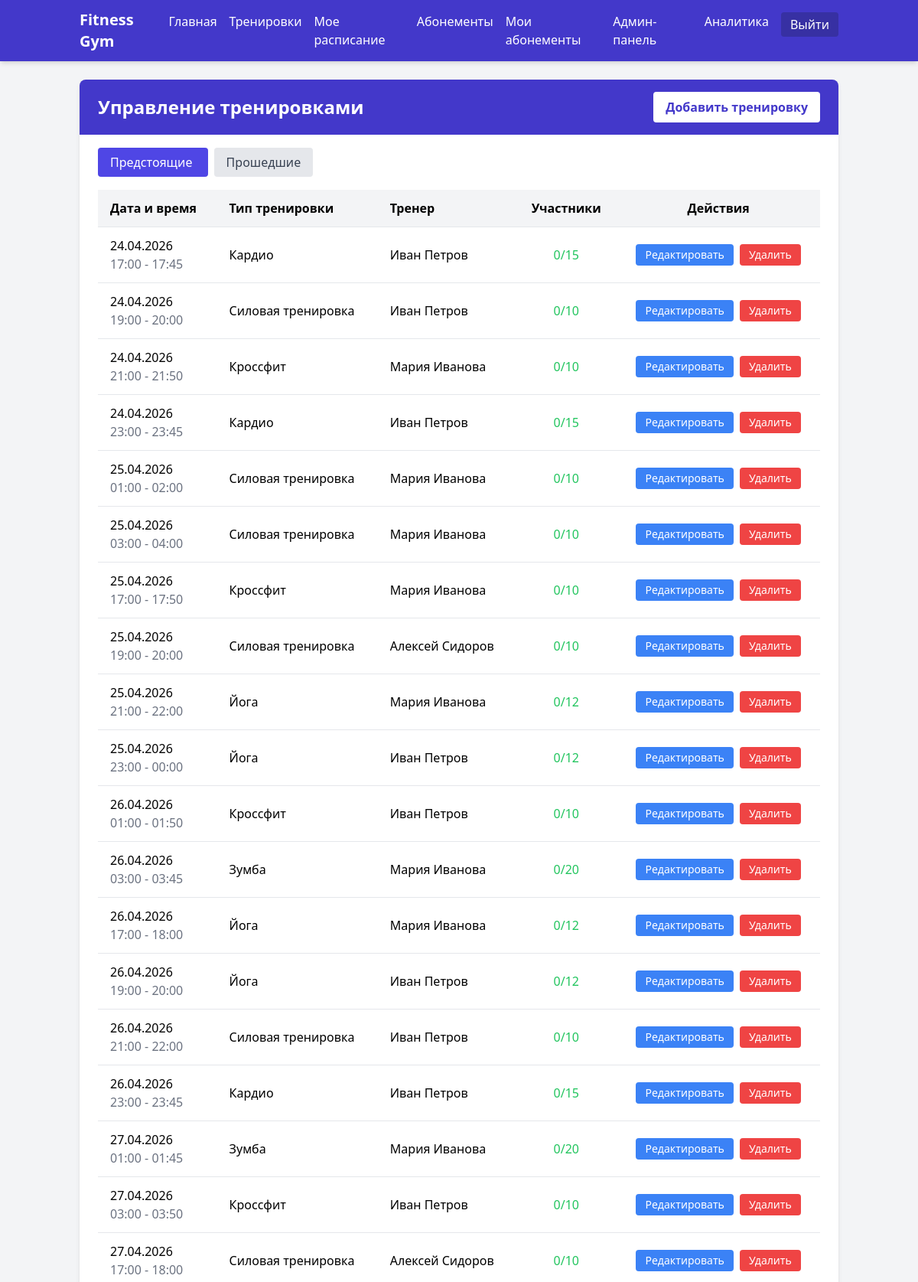
The app's page /admin/workouts (signed in, upper part) with its own data.
### models/models.py (models this page shows, shortened)
class Workout(db.Model):
    __tablename__ = 'workouts'
    id = db.Column(db.Integer, primary_key=True)
    trainer_id = db.Column(db.Integer, db.ForeignKey('trainers.id'), nullable=False)
    workout_type_id = db.Column(db.Integer, db.ForeignKey('workout_types.id'), nullable=False)
    start_time = db.Column(db.DateTime, nullable=False)
    end_time = db.Column(db.DateTime, nullable=False)
    max_participants = db.Column(db.Integer, default=10)
    description = db.Column(db.Text)
    bookings = db.relationship('Booking', backref='workout', lazy=True, cascade="all, delete-orphan")
    @property
    def available_spots(self):
        return self.max_participants - len(self.bookings)
    @property
    def is_full(self):
        return self.available_spots <= 0

class WorkoutType(db.Model):
    __tablename__ = 'workout_types'
    id = db.Column(db.Integer, primary_key=True)
    name = db.Column(db.String(100), nullable=False, unique=True)
    description = db.Column(db.Text)
    workouts = db.relationship('Workout', backref='workout_type', lazy=True)

class Trainer(db.Model):
    __tablename__ = 'trainers'
    id = db.Column(db.Integer, primary_key=True)
    first_name = db.Column(db.String(50), nullable=False)
    last_name = db.Column(db.String(50), nullable=False)
    experience_years = db.Column(db.Integer, default=0)
    specialization = db.Column(db.String(100), nullable=False)
    profile = db.Column(db.Text)
    workouts = db.relationship('Workout', backref='trainer', lazy=True, cascade="all, delete-orphan")

### controllers/admin.py (the view)
@admin_bp.route('/workouts')
@login_required
@admin_required
def admin_workouts():
    filter_type = request.args.get('filter', 'upcoming')
    if filter_type == 'past':
        workouts = Workout.query.filter(
            Workout.start_time < datetime.now()
        ).order_by(Workout.start_time.desc()).all()
    else:  # upcoming
        workouts = Workout.query.filter(
            Workout.start_time >= datetime.now()
        ).order_by(Workout.start_time).all()
    return render_template('admin/workouts/index.html',
                         title='Управление тренировками',
                         workouts=workouts,
                         filter_type=filter_type)

### controllers/admin.py (called while the page is built)
def admin_required(f):
    @wraps(f)
    def decorated_function(*args, **kwargs):
        if not current_user.is_authenticated or not current_user.is_admin:
            abort(403)  # Forbidden
        return f(*args, **kwargs)
    return decorated_function

### templates/admin/workouts/index.html (shortened to what this page needs)
{% extends 'base.html' %}
{% block content %}
    <div class="bg-white rounded-lg shadow-md overflow-hidden">
        <div class="bg-indigo-700 text-white py-4 px-6 flex justify-between items-center">
            <h2 class="text-2xl font-bold">Управление тренировками</h2>
            <a href="{{ url_for('admin.new_workout') }}" class="bg-white text-indigo-700 px-4 py-2 rounded font-semibold hover:bg-indigo-100">
                Добавить тренировку
            </a>
        </div>
        <div class="p-6">
            <div class="mb-6 flex justify-between items-center">
                <div>
                    <a href="{{ url_for('admin.admin_workouts', filter='upcoming') }}"
                       class="px-4 py-2 rounded mr-2 {% if filter_type == 'upcoming' %}bg-indigo-600 text-white{% else %}bg-gray-200 hover:bg-gray-300 text-gray-700{% endif %}">
                        Предстоящие
                    </a>
                    <a href="{{ url_for('admin.admin_workouts', filter='past') }}"
                       class="px-4 py-2 rounded {% if filter_type == 'past' %}bg-indigo-600 text-white{% else %}bg-gray-200 hover:bg-gray-300 text-gray-700{% endif %}">
                        Прошедшие
                    </a>
                </div>
            </div>
            <div class="overflow-x-auto">
                <table class="min-w-full bg-white">
                    <thead class="bg-gray-100">
                        <tr>
                            <th class="py-3 px-4 text-left">Дата и время</th>
                            <th class="py-3 px-4 text-left">Тип тренировки</th>
                            <th class="py-3 px-4 text-left">Тренер</th>
                            <th class="py-3 px-4 text-center">Участники</th>
                            <th class="py-3 px-4 text-center">Действия</th>
                        </tr>
                    </thead>
                    <tbody>
                        {% for workout in workouts %}
                            <tr class="border-t hover:bg-gray-50">
                                <td class="py-3 px-4">
                                    {{ workout.start_time.strftime('%d.%m.%Y') }}<br>
                                    <span class="text-gray-500">{{ workout.start_time.strftime('%H:%M') }} - {{ workout.end_time.strftime('%H:%M') }}</span>
                                </td>
                                <td class="py-3 px-4">{{ workout.workout_type.name }}</td>
                                <td class="py-3 px-4">{{ workout.trainer.first_name }} {{ workout.trainer.last_name }}</td>
                                <td class="py-3 px-4 text-center">
                                    <span class="{% if workout.is_full %}text-red-500{% elif workout.available_spots <= 3 %}text-yellow-500{% else %}text-green-500{% endif %}">
                                        {{ workout.max_participants - workout.available_spots }}/{{ workout.max_participants }}
                                    </span>
                                </td>
                                <td class="py-3 px-4 text-center">
                                    <div class="flex justify-center space-x-2">
                                        <a href="{{ url_for('admin.edit_workout', workout_id=workout.id) }}"
                                           class="bg-blue-500 hover:bg-blue-600 text-white px-3 py-1 rounded text-sm">
                                            Редактировать
                                        </a>
                                        <form action="{{ url_for('admin.delete_workout', workout_id=workout.id) }}" method="post" class="inline" onsubmit="return confirm('Вы уверены, что хотите удалить эту тренировку?');">
                                            <button type="submit" class="bg-red-500 hover:bg-red-600 text-white px-3 py-1 rounded text-sm">
                                                Удалить
                                            </button>
                                        </form>
                                    </div>
                                </td>
                            </tr>
                        {% endfor %}
                    </tbody>
                </table>
            </div>
        </div>
    </div>
{% endblock %}

### records on screen
Workout: start_time "24.04.2026", start_time "17:00", end_time "17:45", workout_type.name "Кардио", trainer.first_name "Иван", trainer.last_name "Петров", workout.max_participants-workout.available_spots "0", max_participants "15"
Workout: start_time "24.04.2026", start_time "19:00", end_time "20:00", workout_type.name "Силовая тренировка", trainer.first_name "Иван", trainer.last_name "Петров", workout.max_participants-workout.available_spots "0", max_participants "10"
Workout: start_time "24.04.2026", start_time "21:00", end_time "21:50", workout_type.name "Кроссфит", trainer.first_name "Мария", trainer.last_name "Иванова", workout.max_participants-workout.available_spots "0", max_participants "10"
Workout: start_time "24.04.2026", start_time "23:00", end_time "23:45", workout_type.name "Кардио", trainer.first_name "Иван", trainer.last_name "Петров", workout.max_participants-workout.available_spots "0", max_participants "15"
Workout: start_time "25.04.2026", start_time "01:00", end_time "02:00", workout_type.name "Силовая тренировка", trainer.first_name "Мария", trainer.last_name "Иванова", workout.max_participants-workout.available_spots "0", max_participants "10"
Workout: start_time "25.04.2026", start_time "03:00", end_time "04:00", workout_type.name "Силовая тренировка", trainer.first_name "Мария", trainer.last_name "Иванова", workout.max_participants-workout.available_spots "0", max_participants "10"
Workout: start_time "25.04.2026", start_time "17:00", end_time "17:50", workout_type.name "Кроссфит", trainer.first_name "Мария", trainer.last_name "Иванова", workout.max_participants-workout.available_spots "0", max_participants "10"
Workout: start_time "25.04.2026", start_time "19:00", end_time "20:00", workout_type.name "Силовая тренировка", trainer.first_name "Алексей", trainer.last_name "Сидоров", workout.max_participants-workout.available_spots "0", max_participants "10"
Workout: start_time "25.04.2026", start_time "21:00", end_time "22:00", workout_type.name "Йога", trainer.first_name "Мария", trainer.last_name "Иванова", workout.max_participants-workout.available_spots "0", max_participants "12"
Workout: start_time "25.04.2026", start_time "23:00", end_time "00:00", workout_type.name "Йога", trainer.first_name "Иван", trainer.last_name "Петров", workout.max_participants-workout.available_spots "0", max_participants "12"
Workout: start_time "26.04.2026", start_time "01:00", end_time "01:50", workout_type.name "Кроссфит", trainer.first_name "Иван", trainer.last_name "Петров", workout.max_participants-workout.available_spots "0", max_participants "10"
Workout: start_time "26.04.2026", start_time "03:00", end_time "03:45", workout_type.name "Зумба", trainer.first_name "Мария", trainer.last_name "Иванова", workout.max_participants-workout.available_spots "0", max_participants "20"
Workout: start_time "26.04.2026", start_time "17:00", end_time "18:00", workout_type.name "Йога", trainer.first_name "Мария", trainer.last_name "Иванова", workout.max_participants-workout.available_spots "0", max_participants "12"
Workout: start_time "26.04.2026", start_time "19:00", end_time "20:00", workout_type.name "Йога", trainer.first_name "Иван", trainer.last_name "Петров", workout.max_participants-workout.available_spots "0", max_participants "12"
Workout: start_time "26.04.2026", start_time "21:00", end_time "22:00", workout_type.name "Силовая тренировка", trainer.first_name "Иван", trainer.last_name "Петров", workout.max_participants-workout.available_spots "0", max_participants "10"
Workout: start_time "26.04.2026", start_time "23:00", end_time "23:45", workout_type.name "Кардио", trainer.first_name "Иван", trainer.last_name "Петров", workout.max_participants-workout.available_spots "0", max_participants "15"
Workout: start_time "27.04.2026", start_time "01:00", end_time "01:45", workout_type.name "Зумба", trainer.first_name "Мария", trainer.last_name "Иванова", workout.max_participants-workout.available_spots "0", max_participants "20"
Workout: start_time "27.04.2026", start_time "03:00", end_time "03:50", workout_type.name "Кроссфит", trainer.first_name "Иван", trainer.last_name "Петров", workout.max_participants-workout.available_spots "0", max_participants "10"
Workout: start_time "27.04.2026", start_time "17:00", end_time "18:00", workout_type.name "Силовая тренировка", trainer.first_name "Алексей", trainer.last_name "Сидоров", workout.max_participants-workout.available_spots "0", max_participants "10"
